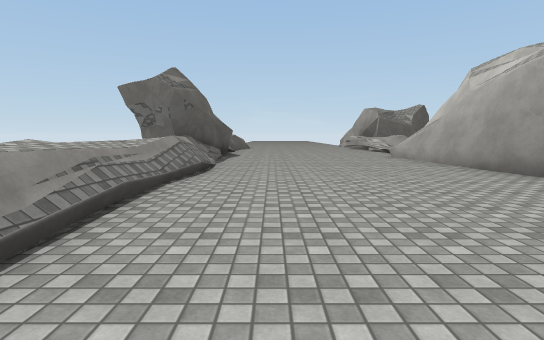
[1] (above)

12 first-person views from a walk through a Unity game level. The camera is 1.3 m above the floor, tilts 6° down and sees 80° across. The floor is counted in squares, 2 m on a side. Each view is taken from the middle of a square. On the plan, view 1 faces up. The plan holds only what a view shows up to about 10 squares ahead; the rest is blank. The place goes on beyond the plan. The player is left out. Surface patterns are stand-ins for the level's own textures.

[2]
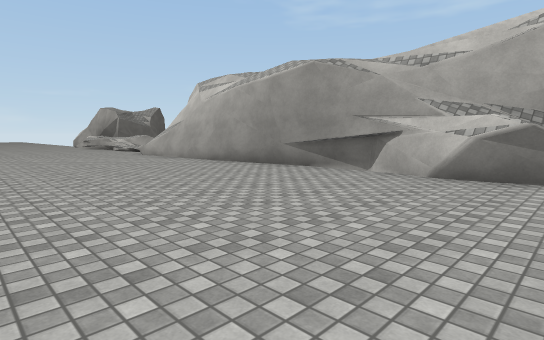

[3]
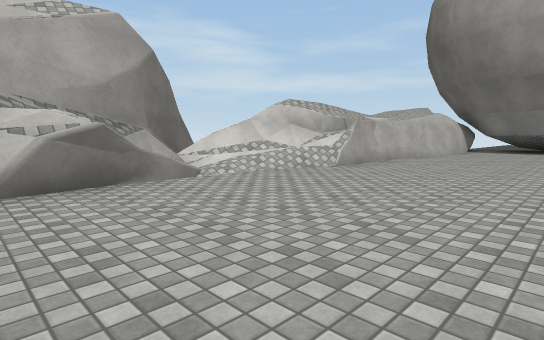

[4]
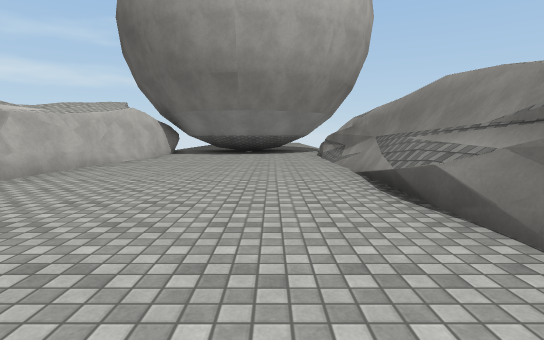

[5]
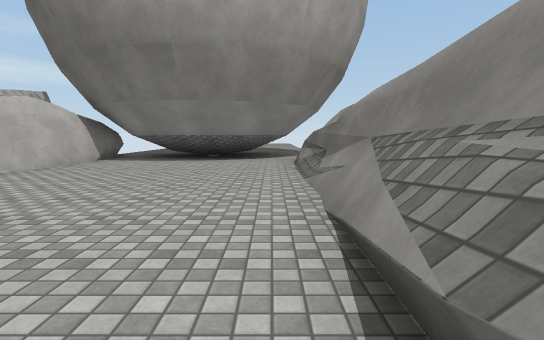

[6]
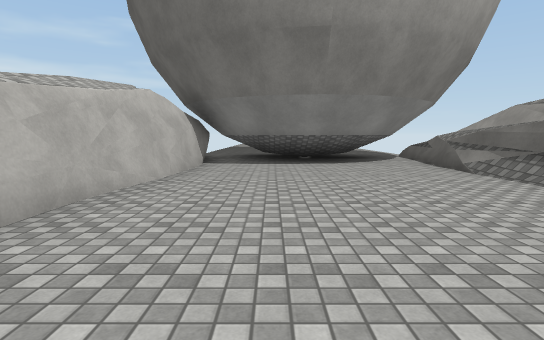

[7]
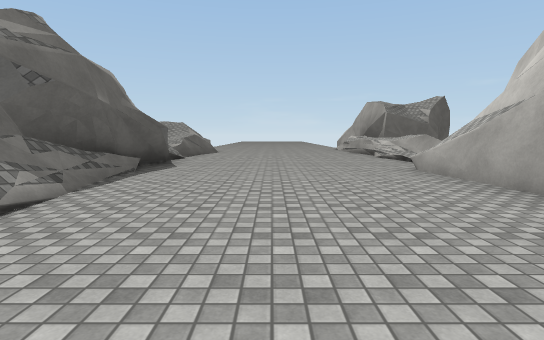

[8]
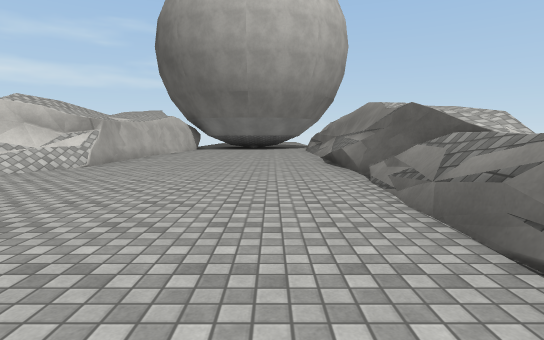

[9]
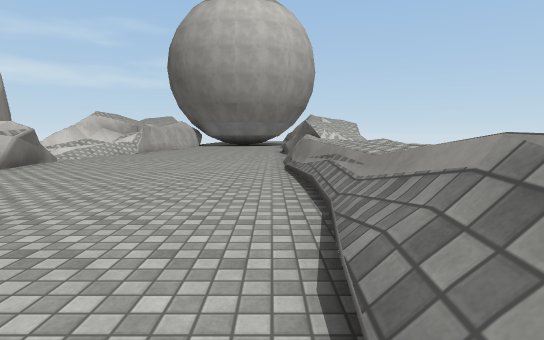

[10]
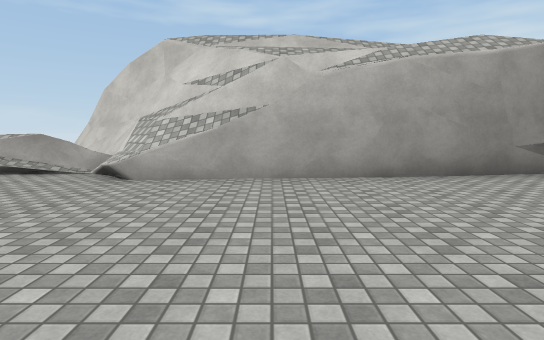

[11]
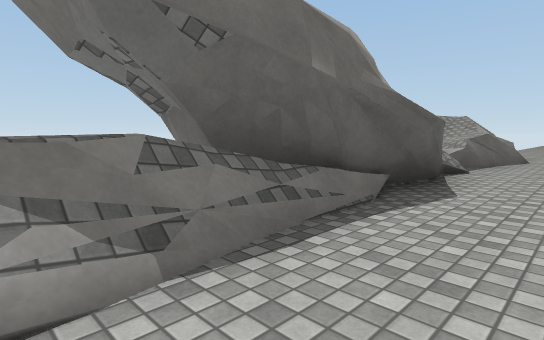

[12]
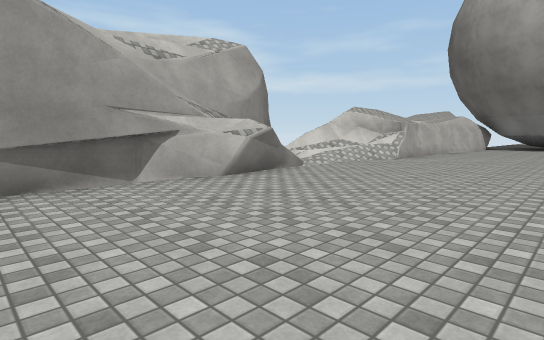

### Floor plan
Key: @ floor where view 1 was taken; # wall or solid block; . main floor; : floor 1 m higher than the main floor; + floor 1.25 m higher than the main floor; * floor 1.5 m higher than the main floor; % floor 2 m higher than the main floor; & floor 2.25 m higher than the main floor; $ floor 2.5 m higher than the main floor; / step, stairs or slope; = window, fence, low wall or low ledge.
Columns run from 3 left of view 1 to 6 right of it. Each row starts with its distance up from view 1.
 12  #......=#
 11  #......=#
 10  #.....=##
  9 ##.....=##
  8 #=.....##
  7 #=/....#
  6  #/....##
  5  +......#
  4  :......#
  3  +......#
  2  =......#
  1  =......##
  0  =.@....##
 -1  =......##
 -2 *=...... #
 -3 %=....../#
 -4 &#......#=
 -5 $#.....##
 -6 ##.....#
 -7 ==.....#
 -8  #.....#
 -9  #.....#
-10  #.....#
-11  #.....#
-12  #.....#
-13  =.....#
-14  #.###.#
-15  =######

Positions as (right, up) in squares from view 1, and headings:
1: (0, 0), facing up
2: (-1, -1), facing up-right
3: (0, 1), facing down-right
4: (0, -2), facing down
5: (-1, -5), facing down
6: (2, -6), facing down
7: (1, 4), facing up
8: (0, 2), facing down
9: (-1, 7), facing down
10: (-1, 8), facing right
11: (0, 7), facing up-left
12: (0, 4), facing down-right
